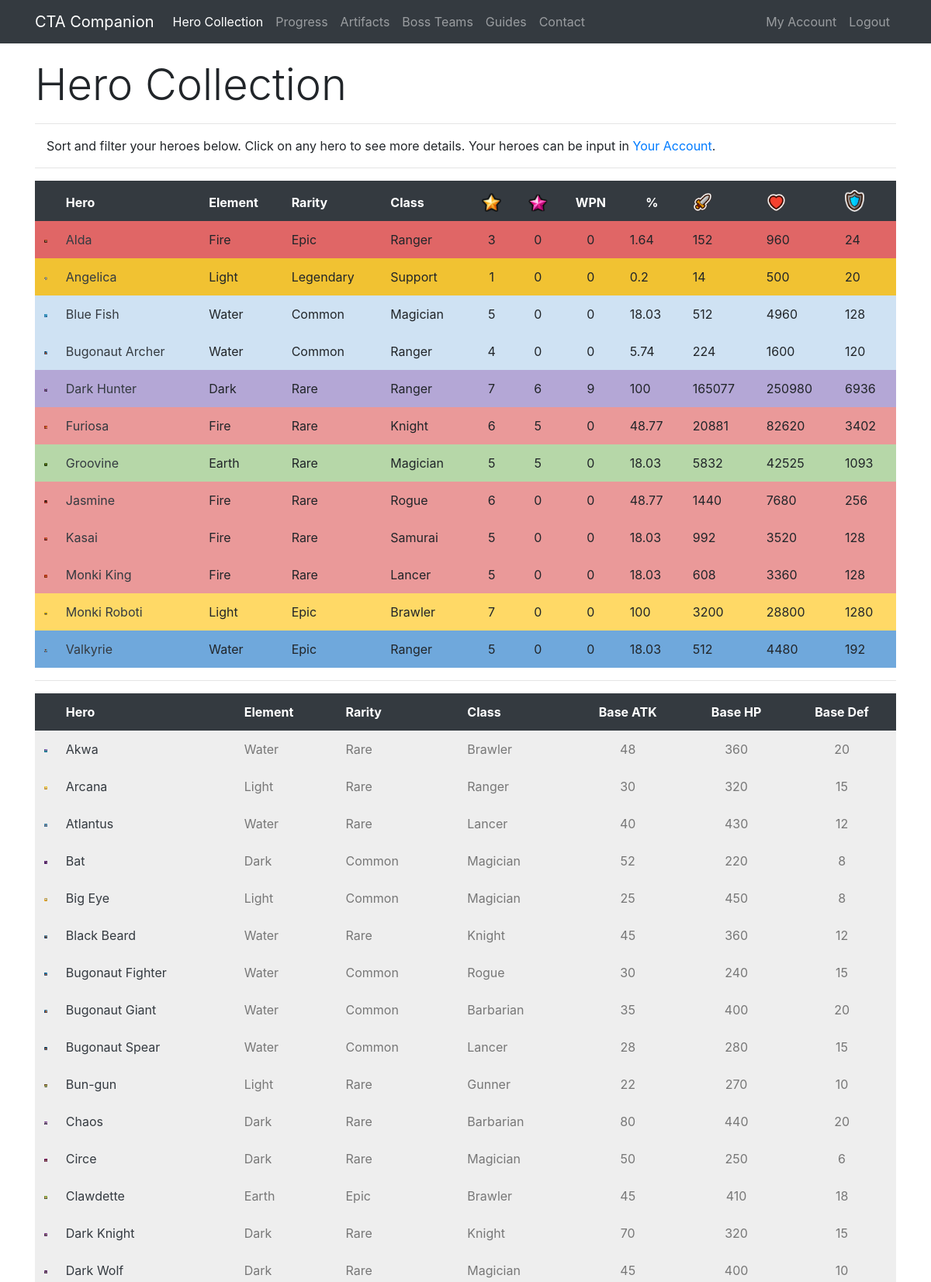
The app's page /collection/Cayumi (signed in, upper part) with its own data.
### app/models.py (models this page shows, shortened)
class Hero(db.Model):
    id = db.Column(db.Integer, primary_key=True)
    level = db.Column(db.Integer, index=True)
    awaken = db.Column(db.Integer, index=True)
    wpn = db.Column(db.Integer, index=True)
    medals = db.Column(db.Integer, index=True)
    runedAtk = db.Column(db.Integer, index=True)
    runedHp = db.Column(db.Integer, index=True)
    runedDef = db.Column(db.Integer, index=True)
    runedAps = db.Column(db.Integer, index=True)
    runedCrit = db.Column(db.Integer, index=True)
    runedCritDmg = db.Column(db.Integer, index=True)
    user_id = db.Column(db.Integer, db.ForeignKey('user.id'))
    base_id = db.Column(db.Integer, db.ForeignKey('base.id'))
    def atk(self):
        runedAttack = self.runedAtk
        base = self.baseStats.atk
        level = self.level
        awaken = self.awaken
        atk = int(base * (2 ** (level - 1)) * (1.5 ** awaken))
        runedAtk = atk + (atk * (runedAttack / 100))
        return int(runedAtk)
    def hp(self):
        runedHP = self.runedHp
        base = self.baseStats.hp
        level = self.level
        awaken = self.awaken
        hp = int(base * (2 ** (level - 1)) * (1.5 ** awaken))
        runedHP = hp + (hp * (runedHP / 100))
        return int(runedHP)
    def defense(self):
        runedDef = self.runedDef
        base = self.baseStats.defense
        level = self.level
        awaken = self.awaken
        defense = int(base * (2 ** (level - 1)) * (1.5 ** awaken))
        runedDef = defense + (defense * (runedDef / 100))
        return int(runedDef)
    def progress(self):
        level = self.level
        medals = self.medals
        if level == 0:
            accumulated = 0
            total = accumulated + medals
        elif level == 1:
            accumulated = 10
            total = accumulated + medals
        elif level == 2:
            accumulated = 30
            total = accumulated + medals
        elif level == 3:
            accumulated = 80
            total = accumulated + medals
        elif level == 4:
            accumulated = 280
            total = accumulated + medals
        elif level == 5:
            accumulated = 880
            total = accumulated + medals
        elif level == 6:
            accumulated = 2380
            total = accumulated + medals
        elif level == 7:
            accumulated = 4880
            total = accumulated + medals
        total = (total / 4880) * 100
        if total == 100:
            return int(total)
        return round(total, 2)

class Base(db.Model):
    id = db.Column(db.Integer, primary_key=True)
    name = db.Column(db.String(32), index=True, unique=True)
    nameSafe = db.Column(db.String(32), index=True, unique=True)
    job = db.Column(db.String(16), index=True)
    rarity = db.Column(db.String(16), index=True)
    element = db.Column(db.String(16), index=True)
    gender = db.Column(db.String(16), index=True)
    crusher = db.Column(db.Integer, index=True)
    fly = db.Column(db.Integer, index=True)
    blitz = db.Column(db.Integer, index=True)
    atk = db.Column(db.Integer, index=True)
    hp = db.Column(db.Integer, index=True)
    defense = db.Column(db.Integer, index=True)
    crit = db.Column(db.Integer, index=True)
    critDmg = db.Column(db.Integer, index=True)
    movespeed = db.Column(db.Integer, index=True)
    aps = db.Column(db.Integer, index=True)
    arange = db.Column(db.Integer, index=True)
    resistance = db.Column(db.Integer, index=True)
    frenzy = db.Column(db.Integer, index=True)
    dodge = db.Column(db.Integer, index=True)
    stun = db.Column(db.Integer, index=True)
    stunTime = db.Column(db.Integer, index=True)
    aoe = db.Column(db.Integer, index=True)
    ult = db.Column(db.Integer, index=True)
    kshp = db.Column(db.Integer, index=True)
    gold = db.Column(db.Integer, index=True)
    freeze = db.Column(db.Integer, index=True)
    freezeTime = db.Column(db.Integer, index=True)
    freezeDmg = db.Column(db.Integer, index=True)
    burn = db.Column(db.Integer, index=True)
    burnTime = db.Column(db.Integer, index=True)
    burnDmg = db.Column(db.Integer, index=True)
    poison = db.Column(db.Integer, index=True)
    poisonTime = db.Column(db.Integer, index=True)
    poisonDmg = db.Column(db.Integer, index=True)
    sp2 = db.Column(db.Integer, index=True)
    sp2num = db.Column(db.Integer, index=True)
    buffElement = db.Column(db.String(16), index=True)
    buffType = db.Column(db.Integer, index=True)
    buffStat = db.Column(db.String(16), index=True)
    buff = db.Column(db.Integer, index=True)
    heroes = db.relationship('Hero', backref='baseStats', lazy='dynamic')

### app/routes.py (the view)
@app.route('/collection/<username>')
@login_required
def collection(username):
    user = User.query.filter_by(username=username).first_or_404()
    heroes = Hero.query.filter_by(player=user)
    heroactive = 1
    return render_template('collection.html', user=user, heroes=heroes, title='Hero Collection', heroactive=heroactive)

### app/models.py (called while the page is built)
@login.user_loader
def load_user(id):
    return User.query.get(int(id))

### app/templates/collection.html (shortened to what this page needs)
{% extends "base.html" %}
{% block content %}
 <div class="row pt-3">
    <div class="col-lg-12">
      <h1 class="display-4">Hero Collection</h1>
      <hr>
      <p class="instructions">Sort and filter your heroes below. Click on any hero to see more details. Your heroes can be input in <a href="{{ url_for('account', username=current_user.username) }}">Your Account</a>.</p>
        <hr>
    </div>
 </div>
  <div class="row">
    <div class="col-lg-12">
<table id="ctac" class="table table-borderless" style="width:100%">
        <thead class="thead-dark">
            <tr>
                <th data-priority="1">&nbsp;</th>
                <th data-priority="2">Hero</th>
                <th data-priority="12">Element</th>
                <th data-priority="11">Rarity</th>
                <th data-priority="10">Class</th>
                <th data-priority="3" class="text-center"><img src="{{ url_for('static', filename='star.png') }}" width="25" alt="Star Level"></th>
                <th data-priority="4" class="text-center"><img src="{{ url_for('static', filename='awaken.png') }}" width="25" alt="Awaken"></th>
                <th data-priority="5" class="text-center">WPN</th>
                <th data-priority="6" class="text-center">%</th>
                <th data-priority="7"><img src="{{ url_for('static', filename='atk.png') }}" width="25" alt="Attack"></th>
                <th data-priority="8"><img src="{{ url_for('static', filename='hp.png') }}" width="25" alt="HP"></th>
                <th data-priority="9"><img src="{{ url_for('static', filename='def.png') }}" width="25" alt="Defense"></th>
            </tr>
        </thead>
        <tbody>
        {% for i in heroes %}
        {% if i.level > 0 %}
        <tr>
            <td class="{{i.baseStats.element}}{{i.baseStats.rarity}}" width="25"><img class="img-fluid" src="/static/{{i.baseStats.nameSafe}}.png" alt="{{i.baseStats.name}}"></td>
            <td class="{{i.baseStats.element}}{{i.baseStats.rarity}}"><a class="text-dark" href="{{ url_for('hero', heroid=i.id) }}">{{ i.baseStats.name }}</b></td>
            <td class="{{i.baseStats.element}}{{i.baseStats.rarity}}">{{ i.baseStats.element }}</td>
            <td class="{{i.baseStats.element}}{{i.baseStats.rarity}}">{{ i.baseStats.rarity }}</td>
            <td class="{{i.baseStats.element}}{{i.baseStats.rarity}}">{{ i.baseStats.job }}</td>
            <td class="text-center {{i.baseStats.element}}{{i.baseStats.rarity}}">{{ i.level }}</td>
            <td class="text-center {{i.baseStats.element}}{{i.baseStats.rarity}}">{{ i.awaken }}</td>
            <td class="text-center {{i.baseStats.element}}{{i.baseStats.rarity}}">{{ i.wpn }}</td>
            <td class="text center {{i.baseStats.element}}{{i.baseStats.rarity}}">{{ i.progress() }}</td>
            <td class="{{i.baseStats.element}}{{i.baseStats.rarity}}">{{ i.atk() }}</td>
            <td class="{{i.baseStats.element}}{{i.baseStats.rarity}}">{{ i.hp() }}</td>
            <td class="{{i.baseStats.element}}{{i.baseStats.rarity}}">{{ i.defense() }}</td>
        </tr>
        {% endif %}
        {% endfor %}
        </tbody>
</table>
        <hr>
<table id="ctac2" class="table table-borderless" style="width:100%">
        <thead class="thead-dark">
            <tr>
                <th>&nbsp;</th>
                <th>Hero</th>
                <th>Element</th>
                <th>Rarity</th>
                <th>Class</th>
                <th class="text-center">Base ATK</th>
                <th class="text-center">Base HP</th>
                <th class="text-center">Base Def</th>
            </tr>
        </thead>
        <tbody>
        {% for i in heroes %}
        {% if i.level == 0 %}
        <tr>
            <td class="uncollected" width="25"><img class="img-fluid" src="/static/{{i.baseStats.nameSafe}}.png" alt="{{i.baseStats.name}}"></td>
            <td class="uncollected"><a class="text-dark" href="{{ url_for('hero', heroid=i.id) }}">{{ i.baseStats.name }}</a></td>
            <td class="uncollected">{{ i.baseStats.element }}</td>
            <td class="uncollected">{{ i.baseStats.rarity }}</td>
            <td class="uncollected">{{ i.baseStats.job }}</td>
            <td class="uncollected text-center">{{ i.baseStats.atk }}</td>
            <td class="uncollected text-center">{{ i.baseStats.hp }}</td>
            <td class="uncollected text-center">{{ i.baseStats.defense }}</td>
        </tr>
        {% endif %}
        {% endfor %}
        </tbody>
</table>
    </div>
  </div>
{% endblock %}

### app/static/style.css (style rules this page uses)
.uncollected { color: #777777; background-color: #eeeeee; padding: 8px; }
.WaterCommon { background-color: #CFE2F3; padding: 8px; }
.WaterEpic { background-color: #6FA8DC; padding: 8px; }
.FireRare { background-color: #EA9999; padding: 8px; }
.FireEpic { background-color: #E06666; padding: 8px; }
.EarthRare { background-color: #B6D7A8; padding: 8px; }
.LightEpic { background-color: #FFD966; padding: 8px; }
.LightLegendary { background-color: #F1C232; padding: 8px; }
.DarkRare { background-color: #B4A7D6; padding: 8px; }
.instructions { padding-left: 15px; }

### app/templates/base.html (style rules this page uses)
html { position: relative; min-height: 100%; }
body { margin-bottom: 40px; }

### records on screen
Hero: baseStats.nameSafe (picture), baseStats.name "Alda", baseStats.element "Fire", baseStats.rarity "Epic", baseStats.job "Ranger", level "3", awaken "0", wpn "0", progress "1.64", atk "152", hp "960", defense "24"
Hero: baseStats.nameSafe (picture), baseStats.name "Angelica", baseStats.element "Light", baseStats.rarity "Legendary", baseStats.job "Support", level "1", awaken "0", wpn "0", progress "0.2", atk "14", hp "500", defense "20"
Hero: baseStats.nameSafe (picture), baseStats.name "Blue Fish", baseStats.element "Water", baseStats.rarity "Common", baseStats.job "Magician", level "5", awaken "0", wpn "0", progress "18.03", atk "512", hp "4960", defense "128"
Hero: baseStats.nameSafe (picture), baseStats.name "Bugonaut Archer", baseStats.element "Water", baseStats.rarity "Common", baseStats.job "Ranger", level "4", awaken "0", wpn "0", progress "5.74", atk "224", hp "1600", defense "120"
Hero: baseStats.nameSafe (picture), baseStats.name "Dark Hunter", baseStats.element "Dark", baseStats.rarity "Rare", baseStats.job "Ranger", level "7", awaken "6", wpn "9", progress "100", atk "165077", hp "250980", defense "6936"
Hero: baseStats.nameSafe (picture), baseStats.name "Furiosa", baseStats.element "Fire", baseStats.rarity "Rare", baseStats.job "Knight", level "6", awaken "5", wpn "0", progress "48.77", atk "20881", hp "82620", defense "3402"
Hero: baseStats.nameSafe (picture), baseStats.name "Groovine", baseStats.element "Earth", baseStats.rarity "Rare", baseStats.job "Magician", level "5", awaken "5", wpn "0", progress "18.03", atk "5832", hp "42525", defense "1093"
Hero: baseStats.nameSafe (picture), baseStats.name "Jasmine", baseStats.element "Fire", baseStats.rarity "Rare", baseStats.job "Rogue", level "6", awaken "0", wpn "0", progress "48.77", atk "1440", hp "7680", defense "256"
Hero: baseStats.nameSafe (picture), baseStats.name "Kasai", baseStats.element "Fire", baseStats.rarity "Rare", baseStats.job "Samurai", level "5", awaken "0", wpn "0", progress "18.03", atk "992", hp "3520", defense "128"
Hero: baseStats.nameSafe (picture), baseStats.name "Monki King", baseStats.element "Fire", baseStats.rarity "Rare", baseStats.job "Lancer", level "5", awaken "0", wpn "0", progress "18.03", atk "608", hp "3360", defense "128"
Hero: baseStats.nameSafe (picture), baseStats.name "Monki Roboti", baseStats.element "Light", baseStats.rarity "Epic", baseStats.job "Brawler", level "7", awaken "0", wpn "0", progress "100", atk "3200", hp "28800", defense "1280"
Hero: baseStats.nameSafe (picture), baseStats.name "Valkyrie", baseStats.element "Water", baseStats.rarity "Epic", baseStats.job "Ranger", level "5", awaken "0", wpn "0", progress "18.03", atk "512", hp "4480", defense "192"
Hero: baseStats.nameSafe (picture), baseStats.name "Akwa", baseStats.element "Water", baseStats.rarity "Rare", baseStats.job "Brawler", baseStats.atk "48", baseStats.hp "360", baseStats.defense "20"
Hero: baseStats.nameSafe (picture), baseStats.name "Arcana", baseStats.element "Light", baseStats.rarity "Rare", baseStats.job "Ranger", baseStats.atk "30", baseStats.hp "320", baseStats.defense "15"
Hero: baseStats.nameSafe (picture), baseStats.name "Atlantus", baseStats.element "Water", baseStats.rarity "Rare", baseStats.job "Lancer", baseStats.atk "40", baseStats.hp "430", baseStats.defense "12"
Hero: shows a picture, baseStats.name "Bat", baseStats.element "Dark", baseStats.rarity "Common", baseStats.job "Magician", baseStats.atk "52", baseStats.hp "220", baseStats.defense "8"
Hero: baseStats.nameSafe (picture), baseStats.name "Big Eye", baseStats.element "Light", baseStats.rarity "Common", baseStats.job "Magician", baseStats.atk "25", baseStats.hp "450", baseStats.defense "8"
Hero: baseStats.nameSafe (picture), baseStats.name "Black Beard", baseStats.element "Water", baseStats.rarity "Rare", baseStats.job "Knight", baseStats.atk "45", baseStats.hp "360", baseStats.defense "12"
Hero: baseStats.nameSafe (picture), baseStats.name "Bugonaut Fighter", baseStats.element "Water", baseStats.rarity "Common", baseStats.job "Rogue", baseStats.atk "30", baseStats.hp "240", baseStats.defense "15"
Hero: baseStats.nameSafe (picture), baseStats.name "Bugonaut Giant", baseStats.element "Water", baseStats.rarity "Common", baseStats.job "Barbarian", baseStats.atk "35", baseStats.hp "400", baseStats.defense "20"
Hero: baseStats.nameSafe (picture), baseStats.name "Bugonaut Spear", baseStats.element "Water", baseStats.rarity "Common", baseStats.job "Lancer", baseStats.atk "28", baseStats.hp "280", baseStats.defense "15"
Hero: baseStats.nameSafe (picture), baseStats.name "Bun-gun", baseStats.element "Light", baseStats.rarity "Rare", baseStats.job "Gunner", baseStats.atk "22", baseStats.hp "270", baseStats.defense "10"
Hero: baseStats.nameSafe (picture), baseStats.name "Chaos", baseStats.element "Dark", baseStats.rarity "Rare", baseStats.job "Barbarian", baseStats.atk "80", baseStats.hp "440", baseStats.defense "20"
Hero: baseStats.nameSafe (picture), baseStats.name "Circe", baseStats.element "Dark", baseStats.rarity "Rare", baseStats.job "Magician", baseStats.atk "50", baseStats.hp "250", baseStats.defense "6"
Hero: baseStats.nameSafe (picture), baseStats.name "Clawdette", baseStats.element "Earth", baseStats.rarity "Epic", baseStats.job "Brawler", baseStats.atk "45", baseStats.hp "410", baseStats.defense "18"
Hero: baseStats.nameSafe (picture), baseStats.name "Dark Knight", baseStats.element "Dark", baseStats.rarity "Rare", baseStats.job "Knight", baseStats.atk "70", baseStats.hp "320", baseStats.defense "15"
Hero: baseStats.nameSafe (picture), baseStats.name "Dark Wolf", baseStats.element "Dark", baseStats.rarity "Rare", baseStats.job "Magician", baseStats.atk "45", baseStats.hp "400", baseStats.defense "10"
